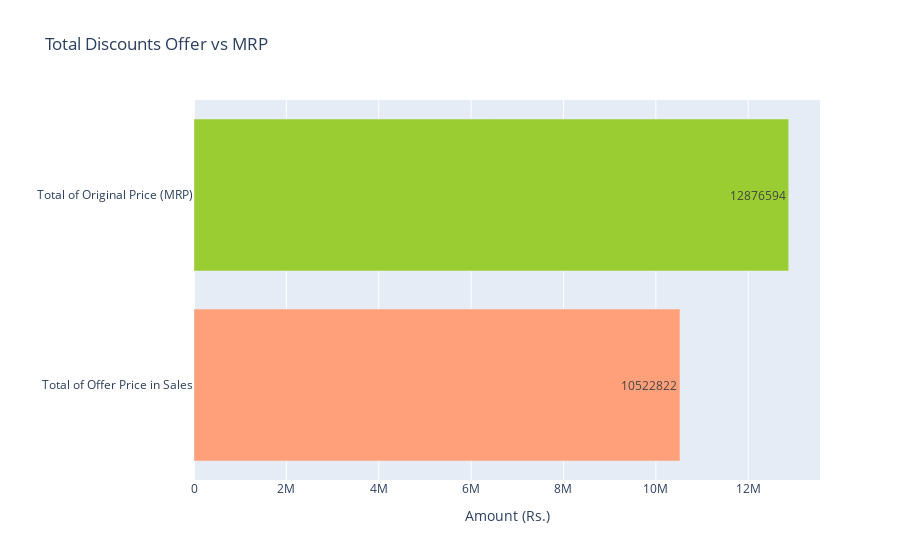

The cell this chart's notebook holds for it:
### Markdown cell above
#### The discounts provided are company expenditures. A company lowers the price of a product in order to increase sales. Discounts are classified as promotional costs.

#### On the first day of the sale, we used Flipkart sale data on smartphones. Hence, on the first day of the sale, let's calculate the cost of this sale to Flipkart:

### Code cell
counts = [sum(data["offer_price"]), sum(data["original_price"])]
label = ["Total of Offer Price in Sales", "Total of Original Price (MRP)"]
colors = ['#FFA07A', '#9ACD32']

fig = go.Figure(data=[go.Bar(
    x=counts,
    y=label,
    orientation='h',
    text=counts,
    textposition='auto',
    marker=dict(
        color=colors
    )
)])

fig.update_layout(title_text='Total Discounts Offer vs MRP', xaxis_title='Amount (Rs.)', yaxis_title='')

fig.show()

### Figure 1 — Plotly figure (JSON) as saved in the notebook; plotly's stock layout.template omitted (floating-point values rounded to 4 significant figures)
{"data": [{"marker": {"color": ["#FFA07A", "#9ACD32"]}, "orientation": "h", "text": ["10522822", "12876594"], "textposition": "auto", "type": "bar", "x": [10522822, 12876594], "y": ["Total of Offer Price in Sales", "Total of Original Price (MRP)"]}], "layout": {"title": {"text": "Total Discounts Offer vs MRP"}, "xaxis": {"title": {"text": "Amount (Rs.)"}}, "yaxis": {"title": {"text": ""}}}}
